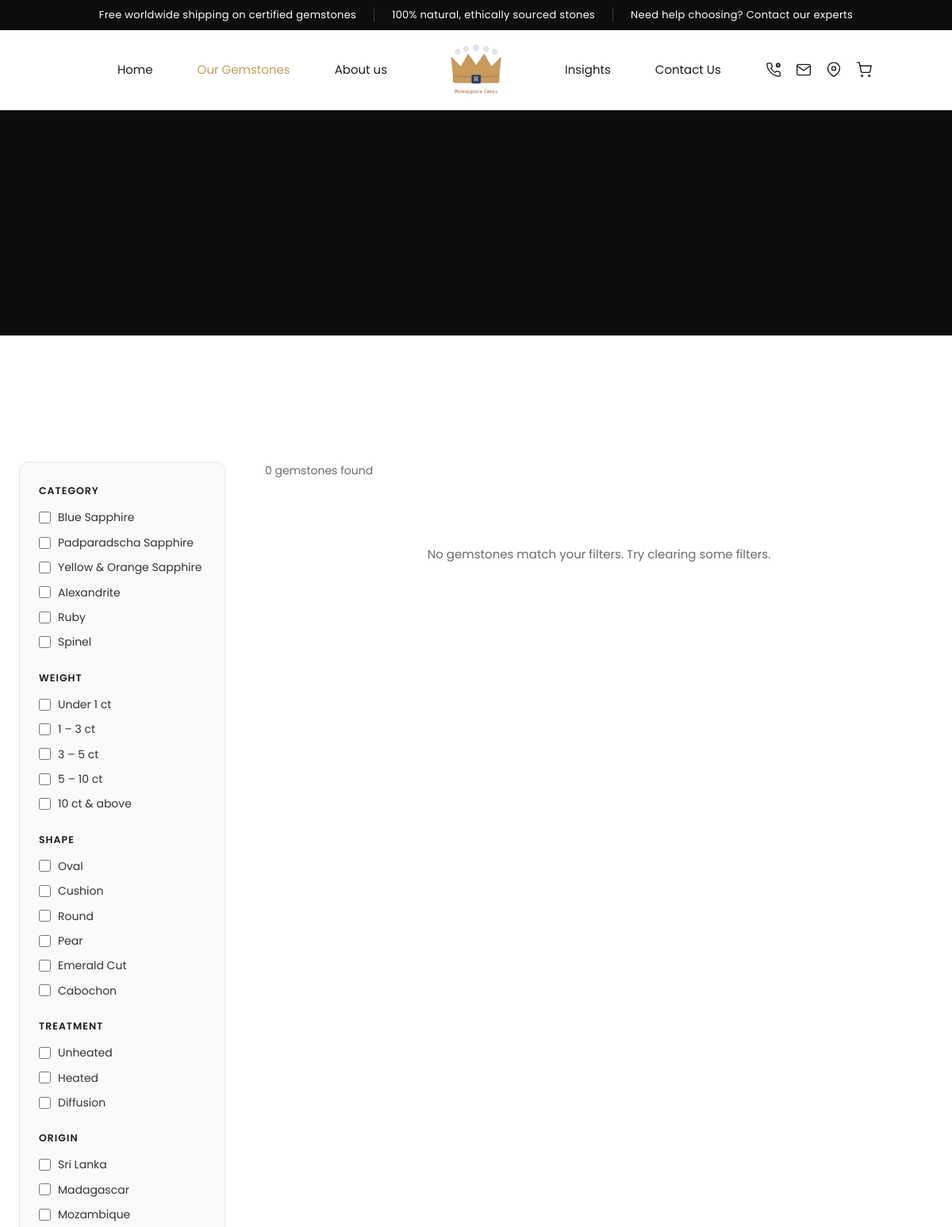
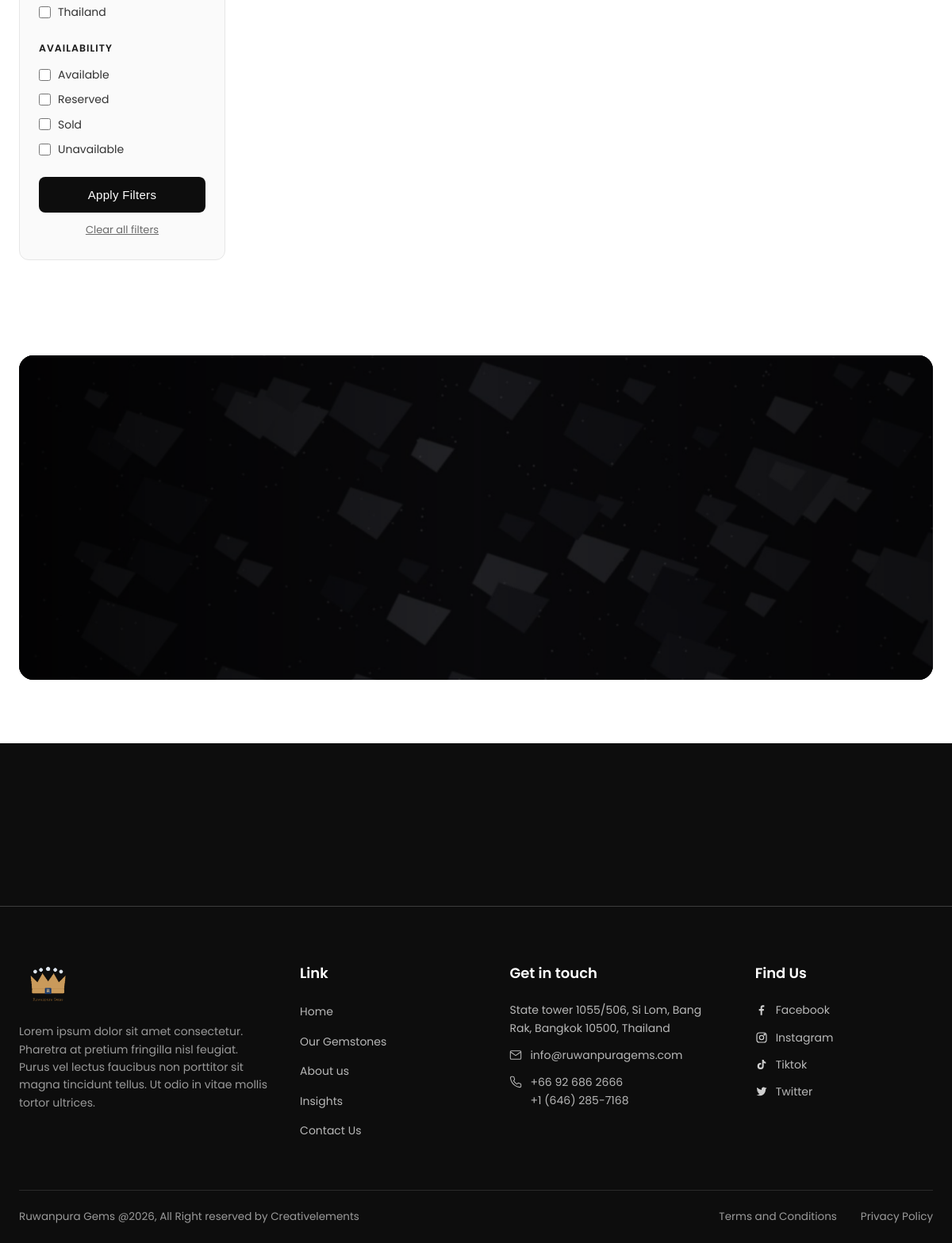
Page /gemstones.php on the committed database (2 pictures, top to bottom).
### tables this page shows
CREATE TABLE IF NOT EXISTS `announcement_cards` (
  `id` INT(11) NOT NULL AUTO_INCREMENT,
  `text` VARCHAR(255) DEFAULT NULL,
  `link` VARCHAR(255) DEFAULT NULL,
  `sort_order` INT(11) NOT NULL DEFAULT 0,
  `is_active` TINYINT(1) NOT NULL DEFAULT 1,
  PRIMARY KEY (`id`)
);

CREATE TABLE IF NOT EXISTS `gem_categories` (
  `id` INT(11) NOT NULL AUTO_INCREMENT,
  `name` VARCHAR(120) NOT NULL,
  `slug` VARCHAR(140) NOT NULL,
  `sort_order` INT(11) NOT NULL DEFAULT 0,
  `is_active` TINYINT(1) NOT NULL DEFAULT 1,
  PRIMARY KEY (`id`),
  UNIQUE KEY `slug` (`slug`)
);

CREATE TABLE IF NOT EXISTS `gem_shapes` (
  `id` INT(11) NOT NULL AUTO_INCREMENT,
  `name` VARCHAR(120) NOT NULL,
  `sort_order` INT(11) NOT NULL DEFAULT 0,
  `is_active` TINYINT(1) NOT NULL DEFAULT 1,
  PRIMARY KEY (`id`)
);

CREATE TABLE IF NOT EXISTS `gem_treatments` (
  `id` INT(11) NOT NULL AUTO_INCREMENT,
  `name` VARCHAR(120) NOT NULL,
  `sort_order` INT(11) NOT NULL DEFAULT 0,
  `is_active` TINYINT(1) NOT NULL DEFAULT 1,
  PRIMARY KEY (`id`)
);

CREATE TABLE IF NOT EXISTS `gem_origins` (
  `id` INT(11) NOT NULL AUTO_INCREMENT,
  `name` VARCHAR(120) NOT NULL,
  `sort_order` INT(11) NOT NULL DEFAULT 0,
  `is_active` TINYINT(1) NOT NULL DEFAULT 1,
  PRIMARY KEY (`id`)
);

### includes/db.php (called while the page is built, shortened)
<?php
class Database
{
    private static $instance = null;
    private function __construct()
    {
        $dsn = 'mysql:host=' . DB_HOST . ';dbname=' . DB_NAME . ';charset=' . DB_CHARSET;
        $options = [
            PDO::ATTR_ERRMODE            => PDO::ERRMODE_EXCEPTION,
            PDO::ATTR_DEFAULT_FETCH_MODE => PDO::FETCH_ASSOC,
            PDO::ATTR_EMULATE_PREPARES   => false,
        ];
        try {
            $this->pdo = new PDO($dsn, DB_USER, DB_PASS, $options);
        } catch (PDOException $e) {
            die('Database connection failed: ' . htmlspecialchars($e->getMessage()));
        }
    }
    public static function getInstance()
    {
        if (self::$instance === null) {
            self::$instance = new self();
        }
        return self::$instance;
    }
}
function db()
{
    return Database::getInstance()->pdo;
}

### includes/functions.php (called while the page is built, shortened)
<?php
require_once __DIR__ . '/db.php';
function e($str)
{
    return htmlspecialchars($str ?? '', ENT_QUOTES, 'UTF-8');
}
function get_all_content()
{
    static $cache = null;
    if ($cache !== null) return $cache;
    $rows = db()->query("SELECT block_key, block_value FROM content_blocks")->fetchAll();
    $cache = [];
    foreach ($rows as $r) {
        $cache[$r['block_key']] = $r['block_value'];
    }
    return $cache;
}
function c($key, $default = '')
{
    $all = get_all_content();
    return isset($all[$key]) && $all[$key] !== null ? $all[$key] : $default;
}
function get_all_settings()
{
    static $cache = null;
    if ($cache !== null) return $cache;
    $rows = db()->query("SELECT setting_key, setting_value FROM settings")->fetchAll();
    $cache = [];
    foreach ($rows as $r) {
        $cache[$r['setting_key']] = $r['setting_value'];
    }
    return $cache;
}
function setting($key, $default = '')
{
    $all = get_all_settings();
    return isset($all[$key]) && $all[$key] !== null && $all[$key] !== '' ? $all[$key] : $default;
}
function logo_url()
{
    $logo = setting('site_logo');
    return BASE_URL . 'assets/images/logo.png';
}
    ?>
    <?php
function get_announcement_cards($activeOnly = true)
{
    $sql = "SELECT * FROM announcement_cards" . ($activeOnly ? " WHERE is_active=1" : "") . " ORDER BY sort_order, id";
    return db()->query($sql)->fetchAll();
}
function get_categories($activeOnly = true)
{
    $sql = "SELECT * FROM gem_categories" . ($activeOnly ? " WHERE is_active=1" : "") . " ORDER BY sort_order, id";
    return db()->query($sql)->fetchAll();
}
function get_shapes($activeOnly = true)
{
    $sql = "SELECT * FROM gem_shapes" . ($activeOnly ? " WHERE is_active=1" : "") . " ORDER BY sort_order, id";
    return db()->query($sql)->fetchAll();
}
function get_treatments($activeOnly = true)
{
    $sql = "SELECT * FROM gem_treatments" . ($activeOnly ? " WHERE is_active=1" : "") . " ORDER BY sort_order, id";
    return db()->query($sql)->fetchAll();
}
function get_origins($activeOnly = true)
{
    $sql = "SELECT * FROM gem_origins" . ($activeOnly ? " WHERE is_active=1" : "") . " ORDER BY sort_order, id";
    return db()->query($sql)->fetchAll();
}
function weight_ranges()
{
    return [
        'u1'   => ['label' => 'Under 1 ct',    'min' => 0,  'max' => 1],
        '1-3'  => ['label' => '1 – 3 ct',       'min' => 1,  'max' => 3],
        '3-5'  => ['label' => '3 – 5 ct',       'min' => 3,  'max' => 5],
        '5-10' => ['label' => '5 – 10 ct',      'min' => 5,  'max' => 10],
        '10p'  => ['label' => '10 ct & above',  'min' => 10, 'max' => null],
    ];
}
function product_status_labels()
{
    return [
        'available'   => 'Available',
        'reserved'    => 'Reserved',
        'sold'        => 'Sold',
        'unavailable' => 'Unavailable',
    ];
}

### gemstones.php (the view, shortened to what this page needs)
<?php
require_once __DIR__ . '/includes/functions.php';
$categories   = get_categories();
$shapes       = get_shapes();
$treatments   = get_treatments();
$origins      = get_origins();
$weightRanges = weight_ranges();
$statusLabels = product_status_labels();
include __DIR__ . '/includes/header.php';
?>
<section class="catalogue-hero">
</section>
<section class="catalogue">
    <div class="container">
        <div class="catalogue-toolbar-row">
        </div>
        <div class="catalogue-layout">
            <aside class="catalogue-filters" id="catalogueFilters">
                <form method="get" id="filterForm">
                    <div class="filters-drawer-body">
                    <div class="filter-group">
                        <h4>Category</h4>
                        <?php foreach ($categories as $c): ?>
                            <label class="filter-check">
                                <input type="checkbox" name="category[]" value="<?= (int) $c['id'] ?>" <?= in_array($c['id'], $filters['category']) ? 'checked' : '' ?>>
                                <?= e($c['name']) ?>
                            </label>
                        <?php endforeach; ?>
                    </div>
                    <div class="filter-group">
                        <h4>Weight</h4>
                        <?php foreach ($weightRanges as $key => $r): ?>
                            <label class="filter-check">
                                <input type="checkbox" name="weight[]" value="<?= e($key) ?>" <?= in_array($key, $filters['weight']) ? 'checked' : '' ?>>
                                <?= e($r['label']) ?>
                            </label>
                        <?php endforeach; ?>
                    </div>
                    <div class="filter-group">
                        <h4>Shape</h4>
                        <?php foreach ($shapes as $s): ?>
                            <label class="filter-check">
                                <input type="checkbox" name="shape[]" value="<?= (int) $s['id'] ?>" <?= in_array($s['id'], $filters['shape']) ? 'checked' : '' ?>>
                                <?= e($s['name']) ?>
                            </label>
                        <?php endforeach; ?>
                    </div>
                    <div class="filter-group">
                        <h4>Treatment</h4>
                        <?php foreach ($treatments as $t): ?>
                            <label class="filter-check">
                                <input type="checkbox" name="treatment[]" value="<?= (int) $t['id'] ?>" <?= in_array($t['id'], $filters['treatment']) ? 'checked' : '' ?>>
                                <?= e($t['name']) ?>
                            </label>
                        <?php endforeach; ?>
                    </div>
                    <div class="filter-group">
                        <h4>Origin</h4>
                        <?php foreach ($origins as $o): ?>
                            <label class="filter-check">
                                <input type="checkbox" name="origin[]" value="<?= (int) $o['id'] ?>" <?= in_array($o['id'], $filters['origin']) ? 'checked' : '' ?>>
                                <?= e($o['name']) ?>
                            </label>
                        <?php endforeach; ?>
                    </div>
                    <div class="filter-group">
                        <h4>Availability</h4>
                        <?php foreach ($statusLabels as $key => $label): ?>
                            <label class="filter-check">
                                <input type="checkbox" name="status[]" value="<?= e($key) ?>" <?= in_array($key, $filters['status']) ? 'checked' : '' ?>>
                                <?= e($label) ?>
                            </label>
                        <?php endforeach; ?>
                    </div>
                    <button type="submit" class="btn-dark catalogue-apply-btn">Apply Filters</button>
                    <a href="<?= BASE_URL ?>gemstones.php" class="catalogue-clear">Clear all filters</a>
                    </div>
                </form>
            </aside>
            <div class="catalogue-main" id="catalogueResults">
                <?php include __DIR__ . '/includes/gemstone-results.php'; ?>
            </div>
        </div>
    </div>
</section>
<?php include __DIR__ . '/includes/cta-banner.php'; ?>
<?php include __DIR__ . '/includes/footer.php'; ?>

### includes/header.php (shortened to what this page needs)
<?php
require_once __DIR__ . '/functions.php';
$currentPage = basename($_SERVER['PHP_SELF']);
?>
<!DOCTYPE html>
<html lang="en">
<head>
    <?php
        $__siteName = setting('site_name', 'Ruwanpura Gems');
        $__title    = !empty($pageTitle) ? $pageTitle . ' — ' . $__siteName : $__siteName . ' — ' . c('hero_title');
    ?>
    <link rel="stylesheet" href="https://cdnjs.cloudflare.com/ajax/libs/font-awesome/6.5.1/css/all.min.css">
    <link rel="stylesheet" href="<?= BASE_URL ?>assets/css/style.css">
</head>
<body>
<?php $announcementCards = get_announcement_cards(); ?>
<?php if ($announcementCards): ?>
<div class="announcement-bar">
    <div class="announcement-row">
        <?php foreach ($announcementCards as $ac): ?>
            <?php if ($ac['link']): ?>
                <a href="<?= e($ac['link']) ?>" class="announcement-card"><?= e($ac['text']) ?></a>
            <?php else: ?>
                <span class="announcement-card"><?= e($ac['text']) ?></span>
            <?php endif; ?>
        <?php endforeach; ?>
    </div>
</div>
<?php endif; ?>
<header class="site-header">
    <div class="container">
        <nav class="nav">
            <div class="nav-left nav-menu">
                <a href="<?= BASE_URL ?>index.php" class="nav-link<?= $currentPage === 'index.php' ? ' active' : '' ?>"><?= e(c('nav_home')) ?></a>
                <a href="<?= BASE_URL ?>gemstones.php" class="nav-link<?= in_array($currentPage, ['gemstones.php', 'gemstone.php'], true) ? ' active' : '' ?>"><?= e(c('nav_gemstones')) ?></a>
                <a href="<?= BASE_URL ?>about.php" class="nav-link<?= $currentPage === 'about.php' ? ' active' : '' ?>"><?= e(c('nav_about')) ?></a>
            </div>
            <a class="nav-logo" href="<?= BASE_URL ?>index.php">
                <img src="<?= logo_url() ?>" alt="<?= e(setting('site_name')) ?>"
                     onerror="this.style.display='none'">
            </a>
            <div class="nav-right">
                <a href="<?= BASE_URL ?>blog.php" class="nav-link<?= in_array($currentPage, ['blog.php', 'blog-post.php'], true) ? ' active' : '' ?>"><?= e(c('nav_news')) ?></a>
                <a href="<?= BASE_URL ?>contact.php" class="nav-link<?= $currentPage === 'contact.php' ? ' active' : '' ?>"><?= e(c('nav_contact')) ?></a>
                <div class="nav-icons">
                    <a href="tel:<?= e(c('footer_phone1')) ?>" aria-label="Call">
                    </a>
                    <a href="mailto:<?= e(c('footer_email')) ?>" aria-label="Email">
                        <svg viewBox="0 0 24 24" fill="none" stroke="currentColor" stroke-width="1.6"><rect x="2" y="4" width="20" height="16" rx="2"/><path d="m2 6 10 7L22 6"/></svg>
                    </a>
                    <a href="<?= BASE_URL ?>contact.php" aria-label="Location">
                        <svg viewBox="0 0 24 24" fill="none" stroke="currentColor" stroke-width="1.6"><path d="M21 10c0 7-9 12-9 12s-9-5-9-12a9 9 0 0 1 18 0z"/><circle cx="12" cy="10" r="3"/></svg>
                    </a>
                    <a href="<?= BASE_URL ?>cart.php" aria-label="Enquiry Cart" class="cart-icon-link">
                        <svg viewBox="0 0 24 24" fill="none" stroke="currentColor" stroke-width="1.6"><circle cx="9" cy="21" r="1"/><circle cx="20" cy="21" r="1"/><path d="M1 1h4l2.7 13.4a2 2 0 0 0 2 1.6h9.7a2 2 0 0 0 2-1.6L23 6H6"/></svg>
                    </a>
                </div>
            </div>
        </nav>
    </div>
</header>

### rows in the picture
announcement_cards: text "Free worldwide shipping on certified gemstones"
announcement_cards: text "100% natural, ethically sourced stones"
announcement_cards: text "Need help choosing? Contact our experts"
gem_categories: name "Blue Sapphire"
gem_categories: name "Padparadscha Sapphire"
gem_categories: name "Yellow & Orange Sapphire"
gem_categories: name "Alexandrite"
gem_categories: name "Ruby"
gem_categories: name "Spinel"
gem_shapes: name "Oval"
gem_shapes: name "Cushion"
gem_shapes: name "Round"
gem_shapes: name "Pear"
gem_shapes: name "Emerald Cut"
gem_shapes: name "Cabochon"
gem_treatments: name "Unheated"
gem_treatments: name "Heated"
gem_treatments: name "Diffusion"
gem_origins: name "Sri Lanka"
gem_origins: name "Madagascar"
gem_origins: name "Mozambique"
gem_origins: name "Thailand"

### other values in the picture
c('nav_home') "Home"
c('nav_gemstones') "Our Gemstones"
c('nav_about') "About us"
c('nav_news') "Insights"
c('nav_contact') "Contact Us"
$r['label'] "Under 1 ct"
$r['label'] "1 – 3 ct"
$r['label'] "3 – 5 ct"
$r['label'] "5 – 10 ct"
$r['label'] "10 ct & above"
$label "Available"
$label "Reserved"
$label "Sold"
$label "Unavailable"
$result['total'] "0"
